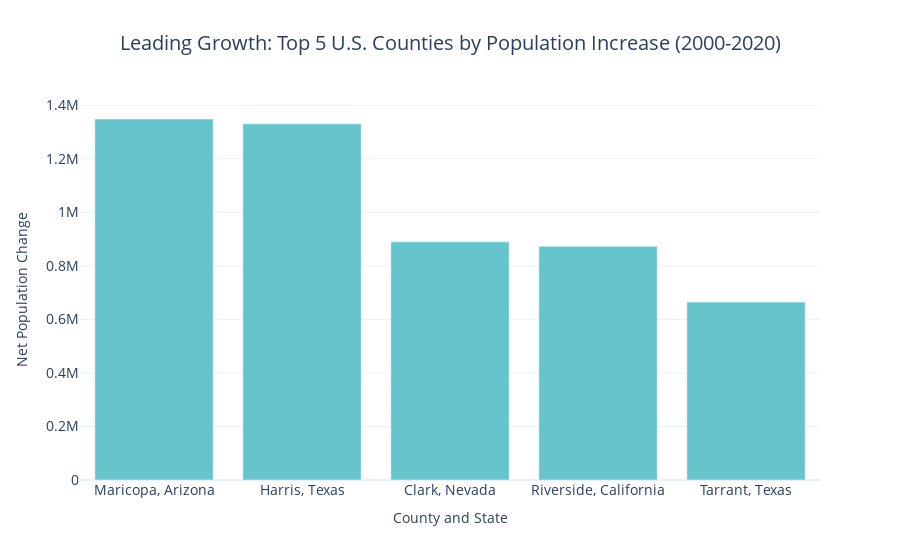
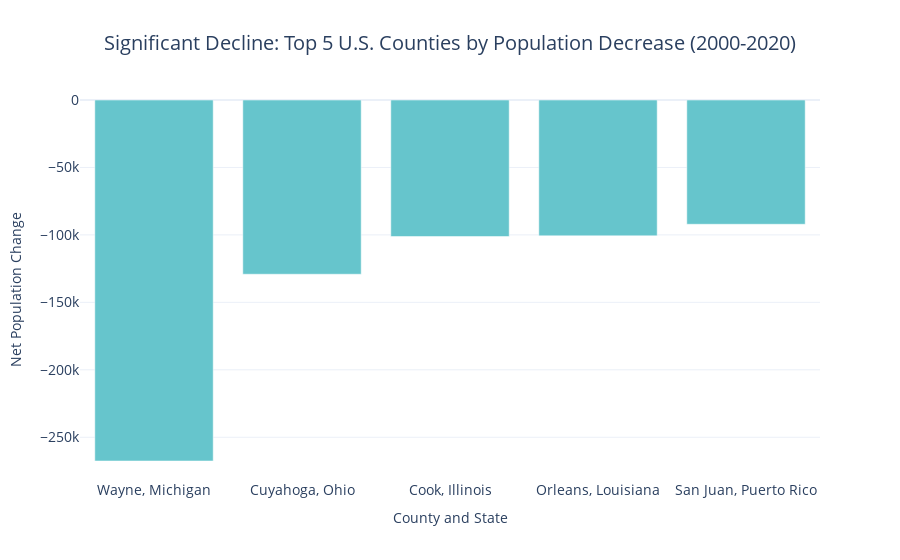

Notebook cell for these charts, in order:
### Markdown cell above
# County

### Code cell
import plotly.express as px
import pandas as pd

# Create a combined column for County and State
df['County_State'] = df['COUNAME'] + ', ' + df['STNAME']

# Calculate the change in population for each county from 2000 to 2020
df_2000 = df[df['YEAR'] == 2000].groupby('County_State')['POPULATION'].sum()
df_2020 = df[df['YEAR'] == 2020].groupby('County_State')['POPULATION'].sum()
population_change = (df_2020 - df_2000).reset_index()
population_change.columns = ['County_State', 'Population Change']

# Top 5 growing and declining counties (with state names)
top_growing = population_change.nlargest(5, 'Population Change')
top_declining = population_change.nsmallest(5, 'Population Change')

# Customizing bar charts
def create_bar_chart(data, title):
    fig = px.bar(
        data, 
        x='County_State', 
        y='Population Change', 
        title=title,
        template='plotly_white',
        color_discrete_sequence=px.colors.qualitative.Pastel  
    )
    fig.update_layout(
        title_font_size=20,
        title_x=0.5,  # Center-align the title
        xaxis_title='County and State',
        yaxis_title='Net Population Change',
        xaxis_tickfont_size=14,
        yaxis_tickfont_size=14
    )
    return fig

# Create bar charts for growing and declining counties
fig_grow = create_bar_chart(top_growing, 'Leading Growth: Top 5 U.S. Counties by Population Increase (2000-2020)')
fig_decline = create_bar_chart(top_declining, 'Significant Decline: Top 5 U.S. Counties by Population Decrease (2000-2020)')

# Show
fig_grow.show()
fig_decline.show()
fig_grow.write_html('C:\\Users\\sushe\\OneDrive\\Desktop\\Plot1.html')
fig_decline.write_html('C:\\Users\\sushe\\OneDrive\\Desktop\\Plot2.html')

### Figure 1 — Plotly figure (JSON) as saved in the notebook; plotly's stock layout.template omitted (floating-point values rounded to 4 significant figures)
{"data": [{"alignmentgroup": "True", "hovertemplate": "County_State=%{x}<br>Population Change=%{y}<extra></extra>", "legendgroup": "", "marker": {"color": "rgb(102, 197, 204)", "pattern": {"shape": ""}}, "name": "", "offsetgroup": "", "orientation": "v", "showlegend": false, "textposition": "auto", "type": "bar", "x": ["Maricopa, Arizona", "Harris, Texas", "Clark, Nevada", "Riverside, California", "Tarrant, Texas"], "xaxis": "x", "y": [1348419, 1330567, 889696, 872798, 664421], "yaxis": "y"}], "layout": {"barmode": "relative", "legend": {"tracegroupgap": 0}, "title": {"font": {"size": 20}, "text": "Leading Growth: Top 5 U.S. Counties by Population Increase (2000-2020)", "x": 0.5}, "xaxis": {"anchor": "y", "domain": [0, 1], "tickfont": {"size": 14}, "title": {"text": "County and State"}}, "yaxis": {"anchor": "x", "domain": [0, 1], "tickfont": {"size": 14}, "title": {"text": "Net Population Change"}}}}

### Figure 2 — Plotly figure (JSON) as saved in the notebook; plotly's stock layout.template omitted (floating-point values rounded to 4 significant figures)
{"data": [{"alignmentgroup": "True", "hovertemplate": "County_State=%{x}<br>Population Change=%{y}<extra></extra>", "legendgroup": "", "marker": {"color": "rgb(102, 197, 204)", "pattern": {"shape": ""}}, "name": "", "offsetgroup": "", "orientation": "v", "showlegend": false, "textposition": "auto", "type": "bar", "x": ["Wayne, Michigan", "Cuyahoga, Ohio", "Cook, Illinois", "Orleans, Louisiana", "San Juan, Puerto Rico"], "xaxis": "x", "y": [-267601, -129161, -101200, -100677, -92115], "yaxis": "y"}], "layout": {"barmode": "relative", "legend": {"tracegroupgap": 0}, "title": {"font": {"size": 20}, "text": "Significant Decline: Top 5 U.S. Counties by Population Decrease (2000-2020)", "x": 0.5}, "xaxis": {"anchor": "y", "domain": [0, 1], "tickfont": {"size": 14}, "title": {"text": "County and State"}}, "yaxis": {"anchor": "x", "domain": [0, 1], "tickfont": {"size": 14}, "title": {"text": "Net Population Change"}}}}
